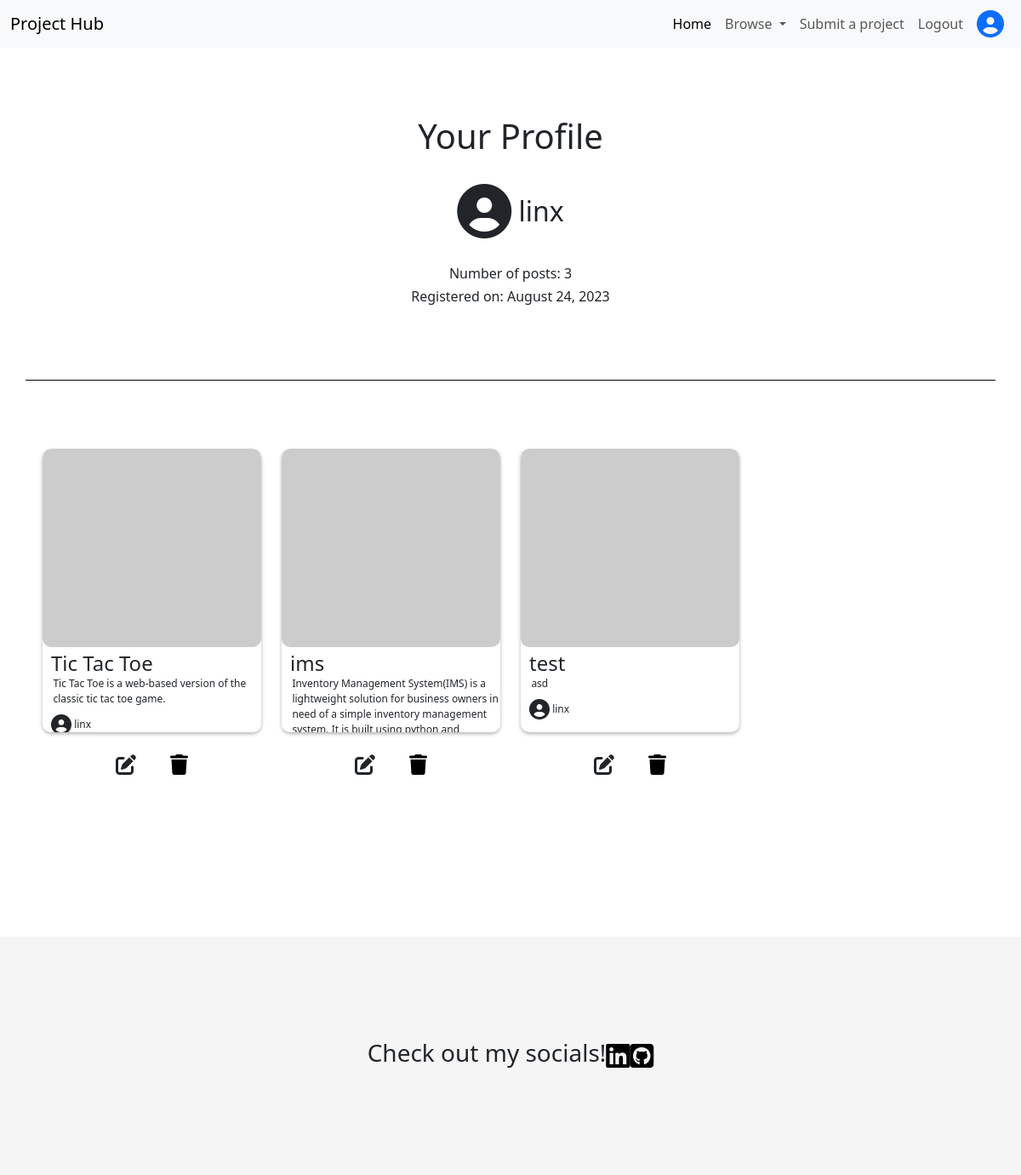
Page /profile_page/ (signed in) on the committed database.
### hub_main/models.py (models this page shows, shortened)
class Post(models.Model):
    title = models.CharField(max_length=200, blank=False)
    slug = models.SlugField(max_length=200, unique=True)
    author = models.ForeignKey(User, on_delete=models.CASCADE, related_name='project_post')
    Category = models.ForeignKey(Category, on_delete=models.CASCADE, related_name='categories')
    created_on = models.DateField(auto_now_add=True)
    description = models.TextField()
    likes = models.ManyToManyField(User, related_name='liked_posts', null=True, blank=True)
    live_link = models.URLField(blank=False)
    github_repo_link = models.URLField()
    class Meta:
        ordering = ['created_on']

### hub_main/views.py (the view)
# urls.py: path('profile_page/', views.profile_page, name='profile_page'),
def profile_page(request):
    context = {
        'posts' : Post.objects.filter(author=request.user),
        'post_count' : Post.objects.filter(author=request.user).count(),
    }
    return render(request, 'profile_page.html', context)

### hub_main/templates/profile_page.html (shortened to what this page needs)
{% extends "base.html" %}
{% load static %}
{% block content %}
<section>
    <div class="container" id="profile-container">
        <h1>Your Profile</h1>
        <div>
            <i class="fa-solid fa-circle-user fa-2xl"></i>
            <span>{{ user }}</span>
        </div>
        <h3>Number of posts: {{ post_count }}</h3>
        <h3>Registered on: {{ user.date_joined|date:"F j, Y" }}</h4>
    </div>
</section>
<section>
    <div class="container-fluid padding-content" id="profile-page-posts">
        <div class="grid">
            <div class="row">
                {% for post in posts %}
                <div class="col-md-3 col-6 profile-post-card">
                    <a href="{% url 'project_details' post.slug %}" style="color:inherit;">
                        <div class="my-card">
                            <img src="https://picsum.photos/500" class="my-card-img" alt="...">
                            <div class="my-card-body">
                                <h5 class="my-card-title">{{ post.title }}</h5>
                                <p class="my-card-text">{{ post.description }}</p>
                                <div class="my-card-author">
                                    <span>{{ post.author }}</span>
                                </div>
                            </div>
                        </div>
                    </a>
                    <div class="post-options">
                        <a class="post-option" style="color: inherit;" href="{% url 'project_update' post.id %}"><i class="fa-solid fa-pen-to-square"></i></a>
                        <button type="button" class="post-option" data-bs-toggle="modal" data-bs-target="#{{ post.slug }}">
                            <i class="fa-solid fa-trash"></i>
                        </button>
                    </div>
                </div>
                {% endfor %}
            </div>
        </div>
    </div>
</section>
{% endblock %}

### hub_main/static/hub_main/css/styles.css (style rules this page uses)
* { margin: 0; padding: 0; box-sizing: border-box; }
.padding-content { padding-left: 50px; padding-right: 50px; }
.profile-post-card { margin-bottom: 80px; }
.my-card { border-radius: 10px; height: 100%; box-shadow: 0 2px 4px rgba(0, 0, 0, 0.3); position: relative; overflow: scroll; background-color: white; }
.my-card img { width: 100%; height: 70%; object-fit: cover; border-radius: 10px; }
.my-card-body { position: absolute; left: 10px; margin-top: 5px; margin-bottom: 5px; }
.my-card-title { font-size: 2vw; margin: 0; padding: 0; }
.my-card-text { font-size: 1vw; margin-bottom: 1vw; margin-left: 0.2vw; }
.my-card-author { font-size: 1vw; }
#profile-container { text-align: center; margin-top: 10vh; padding-bottom: 10vh; border-bottom: 1px solid black; }
#profile-container h1 { margin-bottom: 5vh; }
#profile-container h3 { font-size: medium; }
#profile-container > div { margin-bottom: 5vh; font-size: xx-large; }
#profile-page-posts { margin-top: 10vh; }
.post-options { display: flex; justify-content: center; }
.post-option { border: none; background-color: inherit; font-size: x-large; padding: 20px; }

### rows in the picture
Post: title "Tic Tac Toe", description "Tic Tac Toe is a web-based version of the classic tic tac toe game.", author "linx"
Post: title "ims", description "Inventory Management System(IMS) is a lightweight solution for business owners in need of a simple inventory management…"
Post: title "test", description "asd", author "linx"

### other values in the picture
{{ user }} "linx"
{{ post_count }} "3"
{{ user.date_joined|date:"F j, Y" }} "August 24, 2023"
